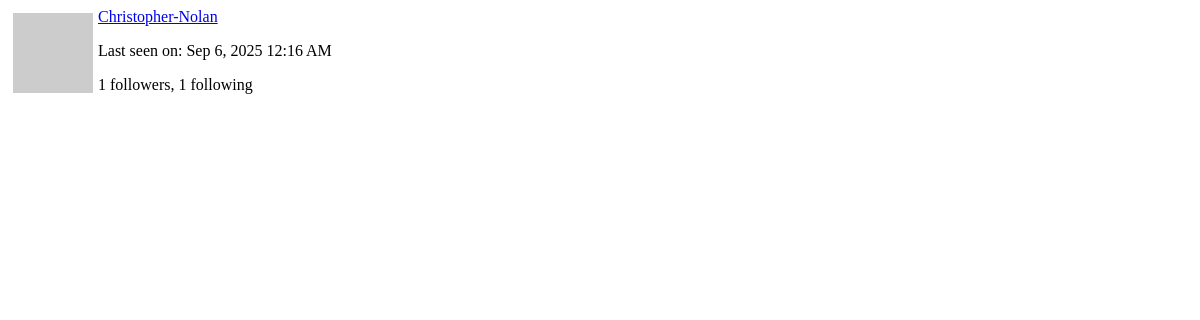
The app's page /user/Christopher-Nolan/popup (signed in), older data.
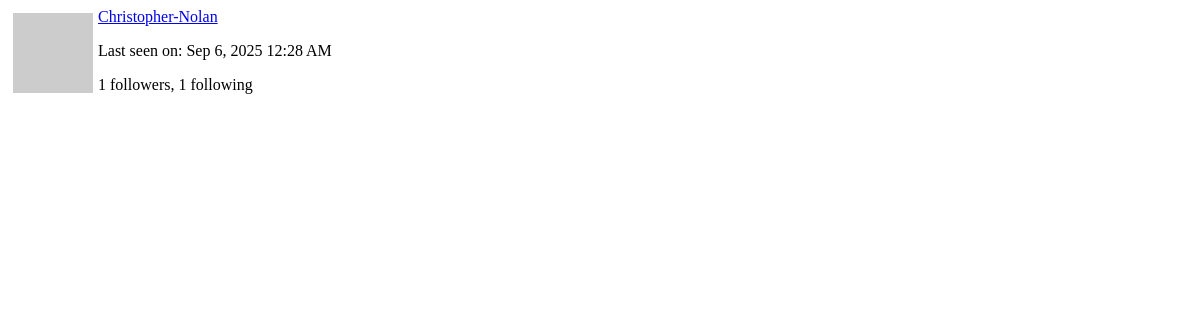
The same page, newer data.
### app/models.py (models this page shows, shortened)
class PaginatedAPIMixin(object):
    @staticmethod
    def to_collection_dict(query, page, per_page, endpoint, **kwargs):
        resources = db.paginate(query, page=page, per_page=per_page,
                                error_out=False)
        data = {
            'items': [item.to_dict() for item in resources.items],
            '_meta': {
                'page': page,
                'per_page': per_page,
                'total_pages': resources.pages,
                'total_items': resources.total
            },
            '_links': {
                'self': url_for(endpoint, page=page, per_page=per_page,
                                **kwargs),
                'next': url_for(endpoint, page=page + 1, per_page=per_page,
                                **kwargs) if resources.has_next else None,
                'prev': url_for(endpoint, page=page - 1, per_page=per_page,
                                **kwargs) if resources.has_prev else None
            }
        }
        return data

class User(PaginatedAPIMixin, UserMixin, db.Model):
    id: so.Mapped[int] = so.mapped_column(primary_key=True)
    username: so.Mapped[str] = so.mapped_column(sa.String(64), index=True,
                                                unique=True)
    email: so.Mapped[str] = so.mapped_column(sa.String(120), index=True,
                                             unique=True)
    password_hash: so.Mapped[Optional[str]] = so.mapped_column(sa.String(256))
    about_me: so.Mapped[Optional[str]] = so.mapped_column(sa.String(140))
    last_seen: so.Mapped[Optional[datetime]] = so.mapped_column(
        default=lambda: datetime.now(timezone.utc))
    last_message_read_time: so.Mapped[Optional[datetime]]
    token: so.Mapped[Optional[str]] = so.mapped_column(
        sa.String(32), index=True, unique=True)
    token_expiration: so.Mapped[Optional[datetime]]
    posts: so.WriteOnlyMapped['Post'] = so.relationship(
        back_populates='author')
    following: so.WriteOnlyMapped['User'] = so.relationship(
        secondary=followers, primaryjoin=(followers.c.follower_id == id),
        secondaryjoin=(followers.c.followed_id == id),
        back_populates='followers')
    followers: so.WriteOnlyMapped['User'] = so.relationship(
        secondary=followers, primaryjoin=(followers.c.followed_id == id),
        secondaryjoin=(followers.c.follower_id == id),
        back_populates='following')
    messages_sent: so.WriteOnlyMapped['Message'] = so.relationship(
        foreign_keys='Message.sender_id', back_populates='author')
    messages_received: so.WriteOnlyMapped['Message'] = so.relationship(
        foreign_keys='Message.recipient_id', back_populates='recipient')
    notifications: so.WriteOnlyMapped['Notification'] = so.relationship(
        back_populates='user')
    tasks: so.WriteOnlyMapped['Task'] = so.relationship(back_populates='user')
    def avatar(self, size):
        digest = md5(self.email.lower().encode('utf-8')).hexdigest()
        return f'https://www.gravatar.com/avatar/{digest}?d=identicon&s={size}'
    def followers_count(self):
        query = sa.select(sa.func.count()).select_from(
            self.followers.select().subquery())
        return db.session.scalar(query)
    def following_count(self):
        query = sa.select(sa.func.count()).select_from(
            self.following.select().subquery())
        return db.session.scalar(query)

### app/main/routes.py (the view)
@bp.route('/user/<username>/popup')
@login_required
def user_popup(username):
    user = db.first_or_404(sa.select(User).where(User.username == username))
    form = EmptyForm()
    return render_template('user_popup.html', user=user, form=form)

### app/__init__.py (called while the page is built)
def get_locale():
    return request.accept_languages.best_match(current_app.config['LANGUAGES'])

### app/main/routes.py (called while the page is built)
@bp.before_app_request
def before_request():
    if current_user.is_authenticated:
        current_user.last_seen = datetime.now(timezone.utc)
        db.session.commit()
        g.search_form = SearchForm()
    g.locale = str(get_locale())

### app/models.py (called while the page is built)
@login.user_loader
def load_user(id):
    return db.session.get(User, int(id))

    @classmethod
    def before_commit(cls, session):
        session._changes = {
            'add': list(session.new),
            'update': list(session.dirty),
            'delete': list(session.deleted)
        }

    @classmethod
    def after_commit(cls, session):
        try:
            for obj in session._changes['add']:
                if isinstance(obj, SearchableMixin):
                    add_to_index(obj.__tablename__, obj)
            for obj in session._changes['update']:
                if isinstance(obj, SearchableMixin):
                    add_to_index(obj.__tablename__, obj)
            for obj in session._changes['delete']:
                if isinstance(obj, SearchableMixin):
                    remove_from_index(obj.__tablename__, obj)
        except Exception as e:
            current_app.logger.error(f'Error in after_commit: {e}')
        finally:
            session._changes = None

### app/templates/user_popup.html (shortened to what this page needs)
<div>
  <img src="{{ user.avatar(64) }}" style="margin: 5px; float: left">
  <p><a href="{{ url_for('main.user', username=user.username) }}">{{ user.username }}</a></p>
  {% if user.last_seen %}
  <p>{{ _('Last seen on') }}: {{ moment(user.last_seen).format('lll') }}</p>
  {% endif %}
  <p>{{ _('%(count)d followers', count=user.followers_count()) }}, {{ _('%(count)d following', count=user.following_count()) }}</p>
</div>

Row changes from the older to the newer data that the page shows:
changed User "Christopher-Nolan": last_seen "Sep 6, 2025 12:16 AM" → "Sep 6, 2025 12:28 AM"
